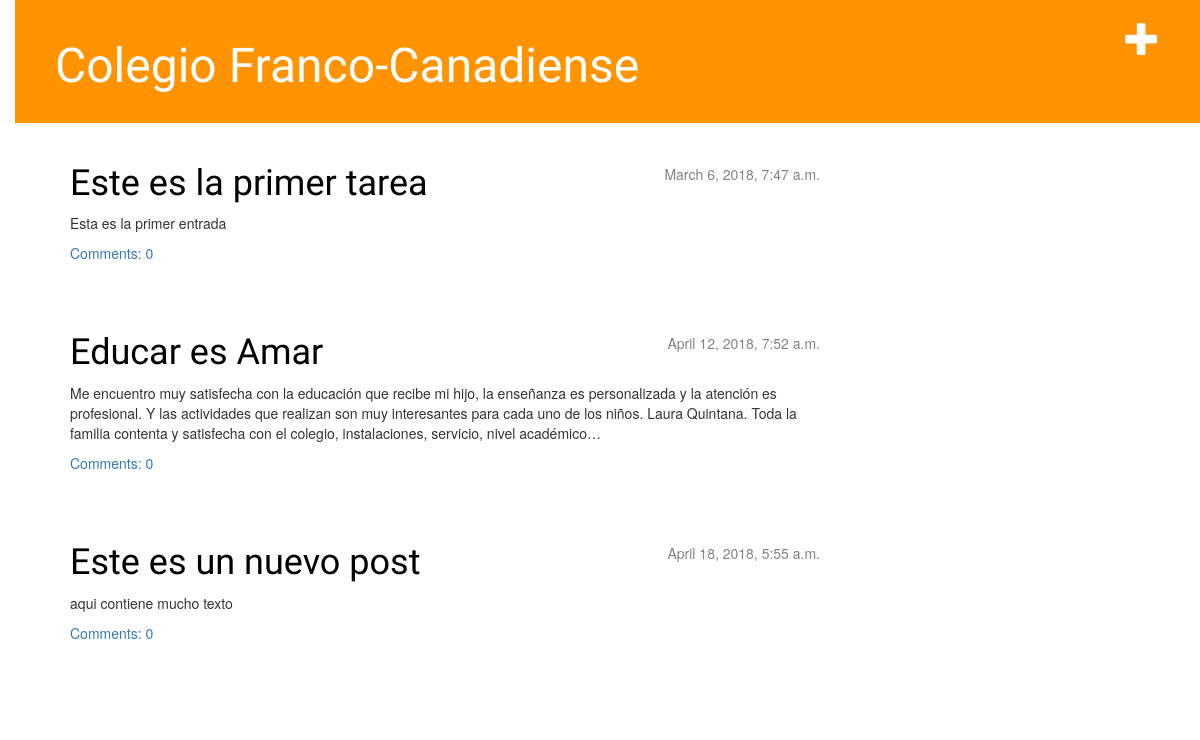
The page / on the database its author committed.
### blog/models.py (models this page shows, shortened)
class Post(models.Model):
        author = models.ForeignKey('auth.User', on_delete=models.CASCADE)
        title = models.CharField(max_length=200)
        text = models.TextField()
        created_date = models.DateTimeField(
                default=timezone.now)
        published_date = models.DateTimeField(
                blank=True, null=True)
        def approved_comments(self):
            return self.comments.filter(approved_comment=True)

### blog/views.py (the view)
# urls.py: url(r'^$', views.post_list),
def post_list(request):
	posts = Post.objects.filter(published_date__lte=timezone.now()).order_by('published_date')
	return render(request, 'blog/post_list.html', {'posts': posts})

### blog/templates/blog/post_list.html
    {% extends 'blog/base.html' %}
    {% block content %}
        {% for post in posts %}
            <div class="post">
                <div class="date">
                    {{ post.published_date }}
                </div>
                <h1><a href="{% url 'post_detail' pk=post.pk %}">{{ post.title }}</a></h1>
                <p>{{ post.text|linebreaksbr }}</p>
                <a href="{% url 'post_detail' pk=post.pk %}">Comments: {{ post.approved_comments.count }}</a>
            </div>
        {% endfor %}
    {% endblock %}

### blog/static/css/blog.css (style rules this page uses)
h1 a { color: #FCA205; font-family: 'Lobster'; }
body { padding-left: 15px; }
h1, h2, h3, h4 { font-family: 'Lobster', cursive; }
.date { float: right; color: #828282; }
.post { margin-bottom: 70px; }
.post h1 a, .post h1 a:visited { color: #000000; }

### rows shown on the page
Post: published_date "March 6, 2018, 7:47 a.m.", title "Este es la primer tarea", text "Esta es la primer entrada", approved_comments.count "0"
Post: published_date "April 12, 2018, 7:52 a.m.", title "Educar es Amar", text "Me encuentro muy satisfecha con la educación que recibe mi hijo, la enseñanza es personalizada y la atención es profesional. Y las actividades que realizan son muy interesantes para cada uno de los niños. Laura Quintana. Toda la familia contenta y satisfecha con el colegio, instalaciones, servicio, nivel académico…", approved_comments.count "0"
Post: published_date "April 18, 2018, 5:55 a.m.", title "Este es un nuevo post", text "aqui contiene mucho texto", approved_comments.count "0"
